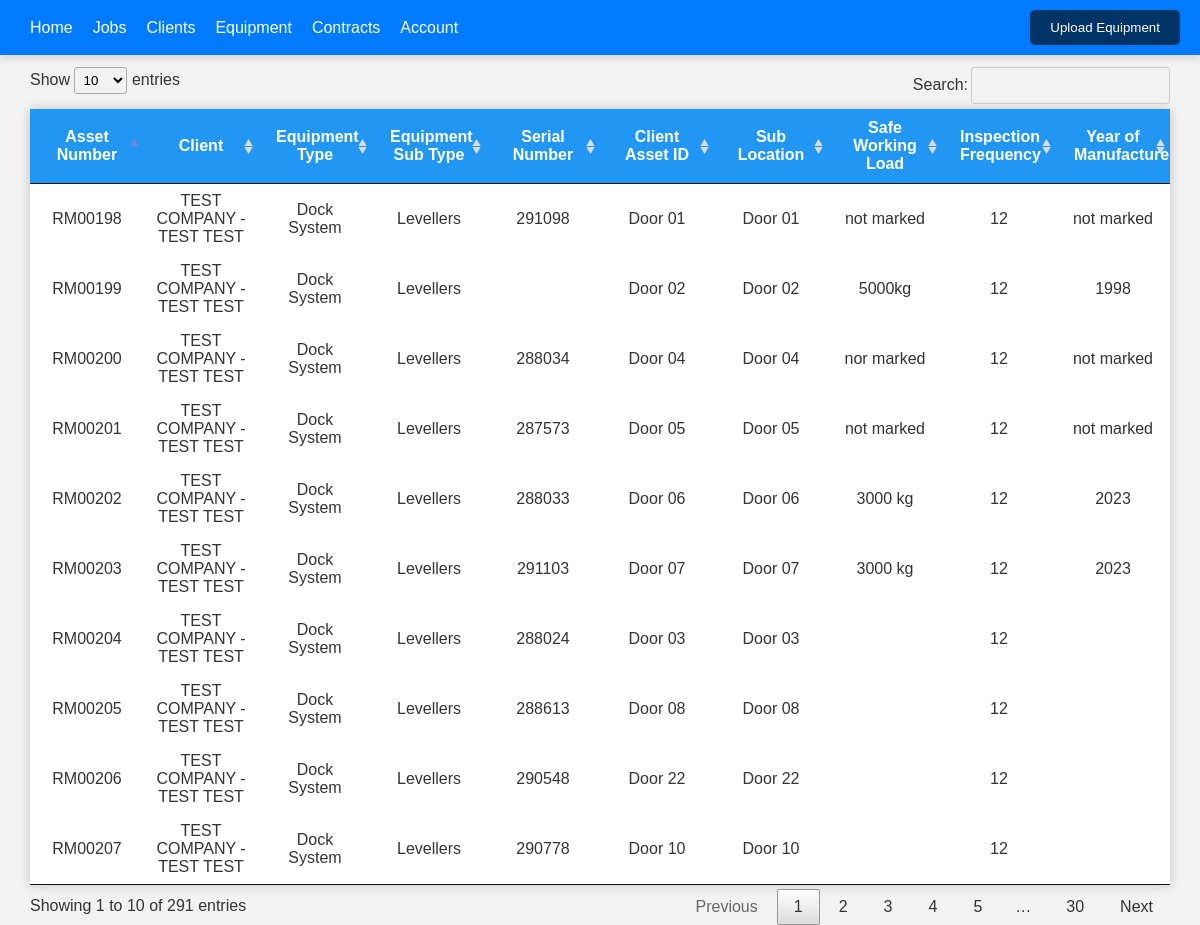
The page /equipment on the database as committed earlier.
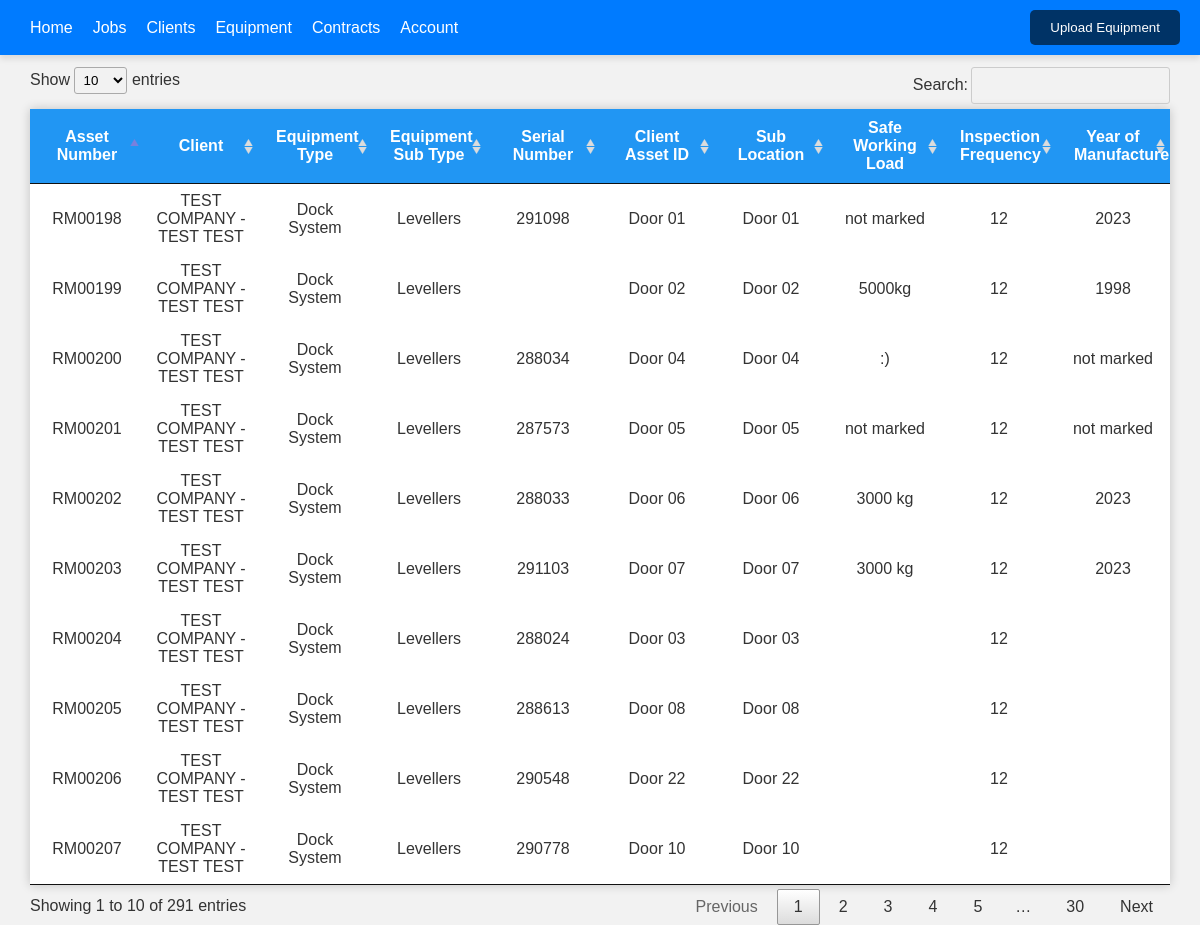
The same page on the database as committed later.
### tables this page shows
CREATE TABLE "equipment" (
	"id"	INTEGER,
	"equipment_number"	TEXT,
	"client_account_number"	TEXT,
	"equipment_type"	TEXT,
	"equipment_sub_type"	TEXT,
	"serial_number"	TEXT,
	"sub_location"	TEXT,
	"safe_working_load"	REAL,
	"inspection_frequency"	BLOB,
	"year_of_manufacture"	NUMERIC,
	"client_asset_id"	TEXT,
	PRIMARY KEY("id" AUTOINCREMENT)
);

CREATE TABLE clients (
            id INTEGER PRIMARY KEY AUTOINCREMENT,
            account_number TEXT,
            client_name TEXT,
            address_line_1 TEXT,
            address_line_2 TEXT,
            town_city TEXT,
            county TEXT,
            postcode TEXT,
            phone_number TEXT,
            status TEXT,
            date_stamp TEXT
        );

### app.py (the view)
@app.route('/equipment')
def equipment():
    equipment = get_equipment_list()
    clients = get_all_clients()
    search_query = request.args.get('search', '', type=str)
    if search_query:
        equipment = [item for item in equipment if search_query.lower() in str(item).lower()]
    return render_template(
        'equipment.html',
        equipment=equipment,
        clients=clients,
        search_query=search_query
    )

### app.py (called while the page is built)
def get_db():
    conn = sqlite3.connect(DATABASE)
    conn.row_factory = sqlite3.Row
    return conn

def get_all_clients():
    conn = get_db()
    cursor = conn.cursor()
    query = '''SELECT * FROM clients'''  # Adjust the SQL query as needed
    cursor.execute(query)
    clients = cursor.fetchall()
    conn.close()
    return clients

def get_equipment_list():
    conn = get_db()
    cursor = conn.cursor()
    cursor.execute('''
        SELECT equipment.*, clients.client_name
        FROM equipment
        INNER JOIN clients ON equipment.client_account_number = clients.account_number
    ''')
    equipment = cursor.fetchall()
    conn.close()
    return equipment

### templates/equipment.html (shortened to what this page needs)
{% include 'header.html' %}
    <div class="search">
        <button id="add-equipment-button">Upload Equipment</button>
    </div>
</header>
<div style="width: 95%; padding-top: 1%; margin: auto;">
    <table id="equipment-table" style="width: 100%; margin-top: 10px;">
        <thead>
            <tr>
                <th>Asset Number</th>
                <th>Client</th>
                <th>Equipment Type</th>
                <th>Equipment Sub Type</th>
                <th>Serial Number</th>
                <th>Client Asset ID</th>
                <th>Sub Location</th>
                <th>Safe Working Load</th>
                <th>Inspection Frequency</th>
                <th>Year of Manufacture</th>
            </tr>
        </thead>
        {% for equip in equipment %}
            <tr class="clickable-row" data-href="{{ url_for('equipment_details', equipment_number=equip.equipment_number) }}">
                <td>{{ equip.equipment_number }}</td>
                <td>{{ equip.client_name }}</td>
                <td>{{ equip.equipment_type }}</td>
                <td>{{ equip.equipment_sub_type }}</td>
                <td>{{ equip.serial_number }}</td>
                <td>{{ equip.client_asset_id }}</td>
                <td>{{ equip.sub_location }}</td>
                <td>{{ equip.safe_working_load }}</td>
                <td>{{ equip.inspection_frequency }}</td>
                <td>{{ equip.year_of_manufacture }}</td>
            </tr>
        {% endfor %}
    </table>
</div>
</body>
</html>

### templates/header.html (shortened to what this page needs)
<!doctype html>
<html>
<head>
    <link rel="stylesheet" type="text/css" href="{{ url_for('static', filename='css/style.css') }}">
    <link rel="stylesheet" type="text/css" href="{{ url_for('static', filename='css/datatable.css') }}">
</head>
<body>
<header>
        <nav>
            <ul>
                <li><a href="/">Home</a></li>
                <li><a href="#">Jobs</a></li>
                <li><a href="/clients">Clients</a></li>
                <li><a href="/equipment">Equipment</a></li>
                <li><a href="/contracts">Contracts</a></li>
                <li class="dropdown">
                    <a href="#">Account</a>
                </li>
            </ul>
        </nav>

### static/css/style.css (style rules this page uses)
body { font-family: Arial, sans-serif; background-color: #f2f2f2; color: #333; }
table { width: 500px; margin: 50px auto; border-collapse: collapse; background-color: #fff; box-shadow: 0 0 10px rgba(0, 0, 0, 0.2); }
th, td { padding: 10px; text-align: center; }
th { background-color: #2196F3; color: #fff; }
tr:nth-child(even) { background-color: #f2f2f2; }
* { margin: 0; padding: 0; box-sizing: border-box; }
header { background-color: #007BFF; display: flex; align-items: center; justify-content: space-between; padding: 10px 20px; box-shadow: 0px 4px 6px rgba(0, 0, 0, 0.1); }
nav ul { list-style: none; display: flex; }
nav ul li { margin: 0 10px; }
nav ul li a { text-decoration: none; color: white; font-weight: 500; transition: color 0.3s; }
.search { display: flex; align-items: center; }
.search button { padding: 10px 20px; background-color: #003366; color: white; border: none; border-radius: 5px; cursor: pointer; transition: background-color 0.3s; margin-left: 5px; }
.dropdown { position: relative; }
table.dataTable { margin: 0 auto; clear: both; width: 100%; table-layout: fixed; border-collapse: collapse; border-spacing: 0; background-color: #fff; box-shadow: 0 0 10px rgba(0, 0, 0, 0.2); }
.clickable-row { cursor: pointer; }

### static/css/datatable.css (style rules this page uses)
table.dataTable { width:100%;margin:0 auto;clear:both;border-collapse:separate;border-spacing:0 }
table.dataTable thead th,table.dataTable tfoot th { font-weight:bold }
table.dataTable thead th,table.dataTable thead td { padding:10px 18px;border-bottom:1px solid #111 }
table.dataTable thead .sorting,table.dataTable thead .sorting_asc,table.dataTable thead .sorting_desc,table.dataTable thead .sorting_asc_disabled,table.dataTable thead .sorting_desc_disabled { cursor:pointer;*cursor:hand;background-repeat:no-repeat;background-position:center right }
table.dataTable thead .sorting { background-image:url("../images/sort_both.png") }
table.dataTable thead .sorting_asc { background-image:url("../images/sort_asc.png") !important }
table.dataTable tbody tr { background-color:#fff }
table.dataTable tbody th,table.dataTable tbody td { padding:8px 10px }
table.dataTable.no-footer { border-bottom:1px solid #111 }
table.dataTable th,table.dataTable td { box-sizing:content-box }

Rows that differ between the two databases and show on the page:
changed equipment "RM00200": safe_working_load "nor marked" → ":)"
changed equipment "RM00198": year_of_manufacture "not marked" → "2023"
